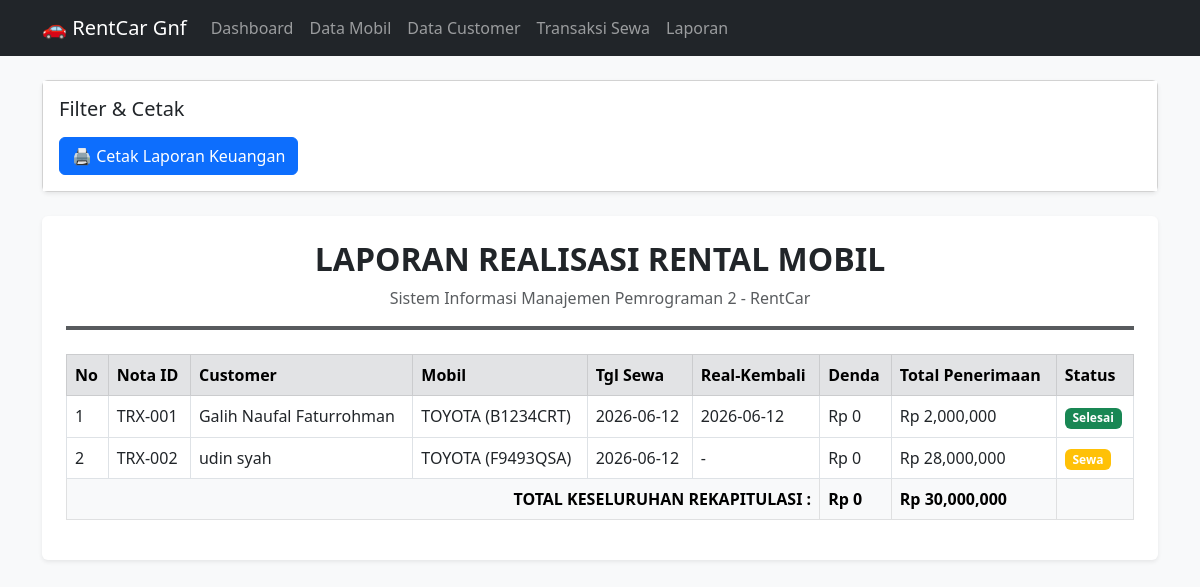
The app's page /laporan.php with its own data.
### tables this page shows
CREATE TABLE `transaksi` (
  `id_transaksi` int(11) NOT NULL,
  `id_mobil` int(11) DEFAULT NULL,
  `id_customer` int(11) DEFAULT NULL,
  `tgl_sewa` date NOT NULL,
  `tgl_kembali_rencana` date NOT NULL,
  `tgl_kembali_realisasi` date DEFAULT NULL,
  `total_bayar` int(11) DEFAULT 0,
  `denda` int(11) DEFAULT 0,
  `status_transaksi` enum('Sewa','Selesai') DEFAULT 'Sewa'
);

CREATE TABLE `customer` (
  `id_customer` int(11) NOT NULL,
  `nik` varchar(16) NOT NULL,
  `nama` varchar(100) NOT NULL,
  `no_telp` varchar(15) NOT NULL,
  `alamat` text NOT NULL
);

CREATE TABLE `mobil` (
  `id_mobil` int(11) NOT NULL,
  `plat_nomor` varchar(10) NOT NULL,
  `merk` varchar(50) NOT NULL,
  `model` varchar(50) NOT NULL,
  `harga_per_hari` int(11) NOT NULL,
  `status` enum('Tersedia','Disewa') DEFAULT 'Tersedia'
);

### laporan.php (the view)
<?php
include 'koneksi.php';
include 'header.php';
?>
<div class="card shadow-sm mb-4 no-print">
    <div class="card-body bg-white">
        <h5 class="card-title mb-3">Filter & Cetak</h5>
        <button type="button" class="btn btn-primary" onclick="window.print()">🖨️ Cetak Laporan Keuangan</button>
    </div>
</div>
<div class="p-4 bg-white rounded shadow-sm">
    <div class="text-center mb-4">
        <h2 class="fw-bold uppercase">LAPORAN REALISASI RENTAL MOBIL</h2>
        <p class="text-muted mb-0">Sistem Informasi Manajemen Pemrograman 2 - RentCar</p>
        <hr class="border border-dark border-2 opacity-75">
    </div>
    <table class="table table-bordered align-middle">
        <thead class="table-secondary">
            <tr>
                <th>No</th>
                <th>Nota ID</th>
                <th>Customer</th>
                <th>Mobil</th>
                <th>Tgl Sewa</th>
                <th>Real-Kembali</th>
                <th>Denda</th>
                <th>Total Penerimaan</th>
                <th>Status</th>
            </tr>
        </thead>
        <tbody>
            <?php
            $no = 1;
            $grand_total = 0;
            $grand_denda = 0;
            $query_laporan = "SELECT t.*, c.nama, m.merk, m.model, m.plat_nomor FROM transaksi t
                              JOIN customer c ON t.id_customer=c.id_customer
                              JOIN mobil m ON t.id_mobil=m.id_mobil";
            $res = mysqli_query($koneksi, $query_laporan);
            while($row = mysqli_fetch_array($res)){
                $grand_total += $row['total_bayar'];
                $grand_denda += $row['denda'];
                $tgl_kembali = ($row['tgl_kembali_realisasi'] != NULL) ? $row['tgl_kembali_realisasi'] : '-';
                $status_b = ($row['status_transaksi'] == 'Selesai') ? 'success' : 'warning';
                echo "<tr>
                        <td>$no</td>
                        <td>TRX-00{$row['id_transaksi']}</td>
                        <td>{$row['nama']}</td>
                        <td>{$row['merk']} ({$row['plat_nomor']})</td>
                        <td>{$row['tgl_sewa']}</td>
                        <td>$tgl_kembali</td>
                        <td>Rp ".number_format($row['denda'])."</td>
                        <td>Rp ".number_format($row['total_bayar'])."</td>
                        <td><span class='badge bg-$status_b'>{$row['status_transaksi']}</span></td>
                      </tr>";
                $no++;
            }
            ?>
            <tr class="table-light fw-bold">
                <td colspan="6" class="text-end">TOTAL KESELURUHAN REKAPITULASI :</td>
                <td>Rp <?= number_format($grand_denda); ?></td>
                <td>Rp <?= number_format($grand_total); ?></td>
                <td></td>
            </tr>
        </tbody>
    </table>
</div>
<?php include 'footer.php'; ?>

### header.php (shortened to what this page needs)
<!DOCTYPE html>
<html lang="id">
<head>
    <link href="https://cdn.jsdelivr.net/npm/bootstrap@5.3.0/dist/css/bootstrap.min.css" rel="stylesheet">
</head>
<body class="bg-light">
<nav class="navbar navbar-expand-lg navbar-dark bg-dark mb-4 no-print">
  <div class="container">
    <a class="navbar-brand" href="index.php">🚗 RentCar Gnf </a>
    <div class="collapse navbar-collapse">
      <div class="navbar-nav">
        <a class="nav-link" href="index.php">Dashboard</a>
        <a class="nav-link" href="mobil.php">Data Mobil</a>
        <a class="nav-link" href="customer.php">Data Customer</a>
        <a class="nav-link" href="transaksi.php">Transaksi Sewa</a>
        <a class="nav-link" href="laporan.php">Laporan</a>
      </div>
    </div>
  </div>
</nav>
<div class="container pb-5">

### footer.php (shortened to what this page needs)
</div>
</body>
</html>

### records on screen
transaksi: id_transaksi "1", id_customer.nama "Galih Naufal Faturrohman", id_mobil.merk "TOYOTA", id_mobil.plat_nomor "B1234CRT", tgl_sewa "2026-06-12", tgl_kembali_realisasi "2026-06-12", denda "0", total_bayar "2,000,000", status_transaksi "Selesai"
transaksi: id_transaksi "2", id_customer.nama "udin syah", id_mobil.merk "TOYOTA", id_mobil.plat_nomor "F9493QSA", tgl_sewa "2026-06-12", tgl_kembali_realisasi "-", denda "0", total_bayar "28,000,000", status_transaksi "Sewa"

### other values on screen
$grand_denda "0"
$grand_total "30,000,000"
